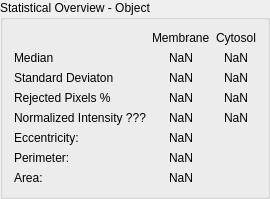
           <widget class="QGroupBox" name="groupBox_18">
            <property name="geometry">
             <rect>
              <x>523</x>
              <y>357</y>
              <width>261</width>
              <height>179</height>
             </rect>
            </property>
            <property name="title">
             <string>Statistical Overview - Object</string>
            </property>
            <layout class="QGridLayout" name="gridLayout_3">
             <item row="3" column="1">
              <widget class="QLabel" name="label_63">
               <property name="text">
                <string>NaN</string>
               </property>
               <property name="alignment">
                <set>Qt::AlignCenter</set>
               </property>
              </widget>
             </item>
             <item row="2" column="0">
              <widget class="QLabel" name="label_54">
               <property name="text">
                <string>Standard Deviaton</string>
               </property>
              </widget>
             </item>
             <item row="4" column="0">
              <widget class="QLabel" name="label_52">
               <property name="text">
                <string>Normalized Intensity ???</string>
               </property>
              </widget>
             </item>
             <item row="5" column="0">
              <widget class="QLabel" name="label_57">
               <property name="text">
                <string>Eccentricity: </string>
               </property>
              </widget>
             </item>
             <item row="2" column="1">
              <widget class="QLabel" name="label_62">
               <property name="text">
                <string>NaN</string>
               </property>
               <property name="alignment">
                <set>Qt::AlignCenter</set>
               </property>
              </widget>
             </item>
             <item row="6" column="0">
              <widget class="QLabel" name="label_58">
               <property name="text">
                <string>Perimeter:</string>
               </property>
              </widget>
             </item>
             <item row="7" column="0">
              <widget class="QLabel" name="label_59">
               <property name="text">
                <string>Area:</string>
               </property>
              </widget>
             </item>
             <item row="1" column="1">
              <widget class="QLabel" name="label_60">
               <property name="text">
                <string>NaN</string>
               </property>
               <property name="alignment">
                <set>Qt::AlignCenter</set>
               </property>
              </widget>
             </item>
             <item row="6" column="1">
              <widget class="QLabel" name="label_67">
               <property name="text">
                <string>NaN</string>
               </property>
               <property name="alignment">
                <set>Qt::AlignCenter</set>
               </property>
              </widget>
             </item>
             <item row="4" column="1">
              <widget class="QLabel" name="label_64">
               <property name="text">
                <string>NaN</string>
               </property>
               <property name="alignment">
                <set>Qt::AlignCenter</set>
               </property>
              </widget>
             </item>
             <item row="5" column="1">
              <widget class="QLabel" name="label_66">
               <property name="text">
                <string>NaN</string>
               </property>
               <property name="alignment">
                <set>Qt::AlignCenter</set>
               </property>
              </widget>
             </item>
             <item row="7" column="1">
              <widget class="QLabel" name="label_90">
               <property name="text">
                <string>NaN</string>
               </property>
               <property name="alignment">
                <set>Qt::AlignCenter</set>
               </property>
              </widget>
             </item>
             <item row="1" column="0">
              <widget class="QLabel" name="label_61">
               <property name="text">
                <string>Median</string>
               </property>
              </widget>
             </item>
             <item row="3" column="0">
              <widget class="QLabel" name="label_55">
               <property name="text">
                <string>Rejected Pixels %</string>
               </property>
              </widget>
             </item>
             <item row="3" column="2">
              <widget class="QLabel" name="label_138">
               <property name="text">
                <string>NaN</string>
               </property>
               <property name="alignment">
                <set>Qt::AlignCenter</set>
               </property>
              </widget>
             </item>
             <item row="2" column="2">
              <widget class="QLabel" name="label_139">
               <property name="text">
                <string>NaN</string>
               </property>
               <property name="alignment">
                <set>Qt::AlignCenter</set>
               </property>
              </widget>
             </item>
             <item row="4" column="2">
              <widget class="QLabel" name="label_137">
               <property name="text">
                <string>NaN</string>
               </property>
               <property name="alignment">
                <set>Qt::AlignCenter</set>
               </property>
              </widget>
             </item>
             <item row="1" column="2">
              <widget class="QLabel" name="label_140">
               <property name="text">
                <string>NaN</string>
               </property>
               <property name="alignment">
                <set>Qt::AlignCenter</set>
               </property>
              </widget>
             </item>
             <item row="0" column="1">
              <widget class="QLabel" name="label_65">
               <property name="text">
                <string>Membrane</string>
               </property>
              </widget>
             </item>
             <item row="0" column="2">
              <widget class="QLabel" name="label_136">
               <property name="text">
                <string>Cytosol</string>
               </property>
              </widget>
             </item>
            </layout>
           </widget>
